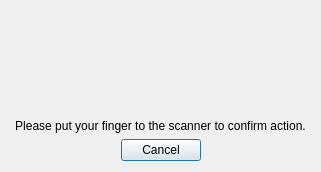
<?xml version="1.0" encoding="UTF-8"?>
<ui version="4.0">
 <class>Dialog</class>
 <widget class="QDialog" name="Dialog">
  <property name="geometry">
   <rect>
    <x>0</x>
    <y>0</y>
    <width>321</width>
    <height>172</height>
   </rect>
  </property>
  <property name="windowTitle">
   <string>Dialog</string>
  </property>
  <layout class="QGridLayout" name="gridLayout">
   <item row="0" column="0">
    <spacer name="horizontalSpacer">
     <property name="orientation">
      <enum>Qt::Orientation::Horizontal</enum>
     </property>
     <property name="sizeHint" stdset="0">
      <size>
       <width>4</width>
       <height>20</height>
      </size>
     </property>
    </spacer>
   </item>
   <item row="0" column="1">
    <spacer name="verticalSpacer">
     <property name="orientation">
      <enum>Qt::Orientation::Vertical</enum>
     </property>
     <property name="sizeHint" stdset="0">
      <size>
       <width>20</width>
       <height>197</height>
      </size>
     </property>
    </spacer>
   </item>
   <item row="0" column="2">
    <widget class="QLabel" name="fingerprint_label">
     <property name="minimumSize">
      <size>
       <width>100</width>
       <height>100</height>
      </size>
     </property>
     <property name="maximumSize">
      <size>
       <width>200</width>
       <height>200</height>
      </size>
     </property>
     <property name="sizeIncrement">
      <size>
       <width>2</width>
       <height>2</height>
      </size>
     </property>
     <property name="text">
      <string/>
     </property>
     <property name="pixmap">
      <pixmap>resources/fingerprint_new.png</pixmap>
     </property>
     <property name="scaledContents">
      <bool>false</bool>
     </property>
     <property name="alignment">
      <set>Qt::AlignmentFlag::AlignCenter</set>
     </property>
    </widget>
   </item>
   <item row="0" column="3">
    <spacer name="verticalSpacer_2">
     <property name="orientation">
      <enum>Qt::Orientation::Vertical</enum>
     </property>
     <property name="sizeHint" stdset="0">
      <size>
       <width>20</width>
       <height>197</height>
      </size>
     </property>
    </spacer>
   </item>
   <item row="0" column="4">
    <spacer name="horizontalSpacer_2">
     <property name="orientation">
      <enum>Qt::Orientation::Horizontal</enum>
     </property>
     <property name="sizeHint" stdset="0">
      <size>
       <width>0</width>
       <height>20</height>
      </size>
     </property>
    </spacer>
   </item>
   <item row="1" column="1" colspan="3">
    <widget class="QLabel" name="label">
     <property name="text">
      <string>Please put your finger to the scanner to confirm action.</string>
     </property>
     <property name="alignment">
      <set>Qt::AlignmentFlag::AlignCenter</set>
     </property>
    </widget>
   </item>
   <item row="2" column="1" colspan="3">
    <layout class="QHBoxLayout" name="horizontalLayout">
     <item>
      <spacer name="horizontalSpacer_4">
       <property name="orientation">
        <enum>Qt::Orientation::Horizontal</enum>
       </property>
       <property name="sizeHint" stdset="0">
        <size>
         <width>48</width>
         <height>20</height>
        </size>
       </property>
      </spacer>
     </item>
     <item>
      <widget class="QPushButton" name="pushButton">
       <property name="text">
        <string>Cancel</string>
       </property>
      </widget>
     </item>
     <item>
      <spacer name="horizontalSpacer_3">
       <property name="orientation">
        <enum>Qt::Orientation::Horizontal</enum>
       </property>
       <property name="sizeHint" stdset="0">
        <size>
         <width>48</width>
         <height>20</height>
        </size>
       </property>
      </spacer>
     </item>
    </layout>
   </item>
  </layout>
 </widget>
 <resources/>
 <connections/>
</ui>
